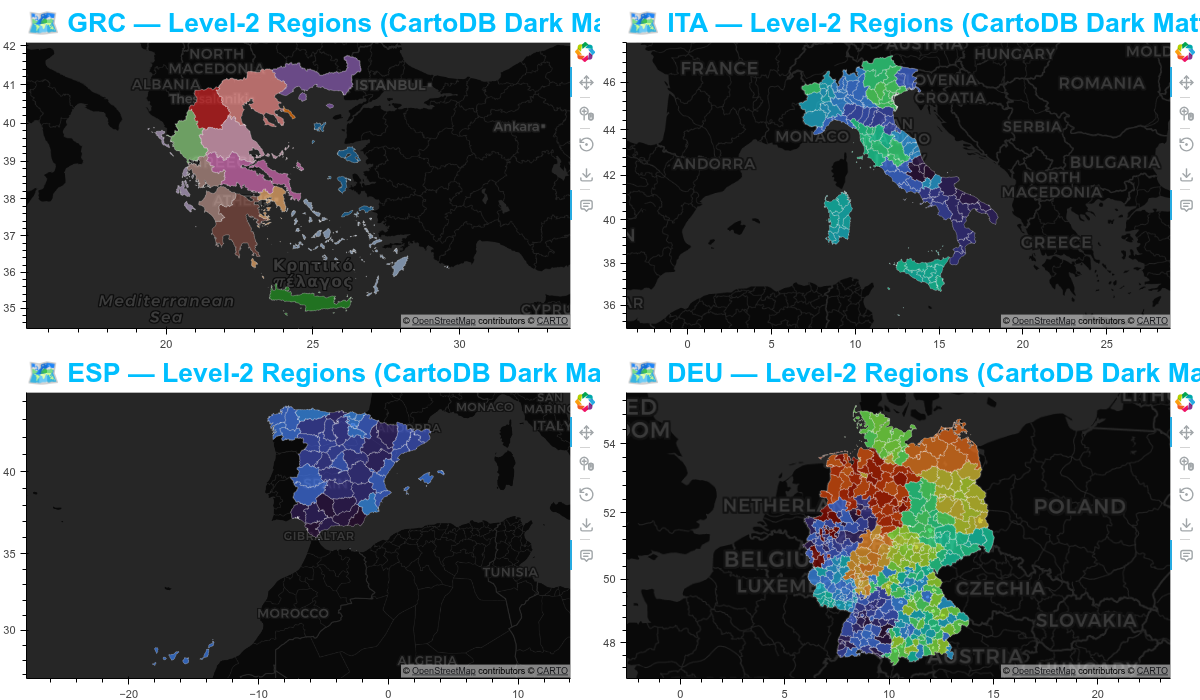

This chart was generated by the following Python code:
# main.py
import numpy as np
import geopandas as gpd
import requests
from bokeh.io import show
from bokeh.models import GeoJSONDataSource, HoverTool
from bokeh.plotting import figure
from bokeh.palettes import Category20, Turbo256
from bokeh.layouts import column, row
from bokeh_rocks import save_plot, hovfun
# ───────────────────────────────────────────────
# 🌐 Helper: Load GADM GeoJSON for any country
# ───────────────────────────────────────────────
def load_gadm(country_code_or_name="GRC", level=2):
    """
    Load GADM level-2 boundaries for a given country code or name.
    Example: "GRC", "ITA", "ESP", "DEU".
    """
    base = "https://geodata.ucdavis.edu/gadm/gadm4.1/json"
    country_code_or_name = country_code_or_name.upper()
    url = f"{base}/gadm41_{country_code_or_name}_{level}.json"
    try:
        response = requests.get(url)
        response.raise_for_status()
        gdf = gpd.GeoDataFrame.from_features(response.json()["features"])
        gdf = gdf[gdf[f"NAME_{level}"].notna()]
        gdf["region"] = gdf[f"NAME_{level}"]
        return gdf
    except Exception as e:
        print(f"❌ Could not load {url}")
        raise e



# ───────────────────────────────────────────────
# 🗺️ High-Level Map Function
# ───────────────────────────────────────────────
def plot_country_regions(country_code="GRC", level=2):
    """
    Plot all administrative regions of a given country using GADM JSON.
    """
    # Load data
    gdf = load_gadm(country_code, level)

    # Simulate synthetic data (e.g., population, GDP)
    gdf["value"] = np.random.randint(100, 5000, len(gdf))
    gdf["population"] = np.random.randint(10_000, 2_000_000, len(gdf))

    # Set CRS to Web Mercator
    gdf.set_crs(epsg=4326, inplace=True)
    gdf = gdf.to_crs(epsg=3857)

    # Assign colors
    palette = Turbo256 if len(gdf) > 20 else Category20[len(gdf) if len(gdf) <= 20 else 20]
    gdf["color"] = [palette[i % len(palette)] for i in range(len(gdf))]

    # Build GeoJSON source
    geo_source = GeoJSONDataSource(geojson=gdf.to_json())

    # Create map figure
    p = figure(
        title=f"🗺️ {country_code} — Level-{level} Regions (CartoDB Dark Matter)",
        width=600,
        height=350,
        tools="pan,wheel_zoom,reset,save",
        x_axis_type="mercator",
        y_axis_type="mercator",
    )
    p.add_tile("CartoDB Dark Matter", retina=True)
    p.patches(
        "xs", "ys", source=geo_source,
        fill_color="color", line_color="white",
        line_width=0.4, alpha=0.7
    )

    # Hover tool
    hover = HoverTool(tooltips=hovfun("""
        <b>@region</b><br>
        Synthetic Value: @value{0,0}<br>
        Population: @population{0,0}
    """), point_policy='follow_mouse')
    p.add_tools(hover)
    p.grid.visible = False
    p.title.text_color = "deepskyblue"
    p.title.text_font = "Helvetica"
    p.title.text_font_size = "20pt"

    return p


# ───────────────────────────────────────────────
# 🌍 Multiple Countries Example
# ───────────────────────────────────────────────
countries = ["GRC", "ITA", "ESP", "DEU"]  # Greece, Italy, Spain, Germany

maps = [plot_country_regions(c) for c in countries]

layout = column(row(maps[0], maps[1]), row(maps[2], maps[3]))   
show(layout)
save_plot(layout, "output/tiles_06")
